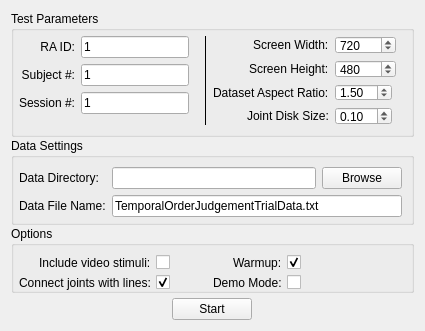
<?xml version="1.0" encoding="UTF-8"?>
<ui version="4.0">
 <class>Form</class>
 <widget class="QWidget" name="Form">
  <property name="geometry">
   <rect>
    <x>0</x>
    <y>0</y>
    <width>425</width>
    <height>331</height>
   </rect>
  </property>
  <property name="sizePolicy">
   <sizepolicy hsizetype="Fixed" vsizetype="Fixed">
    <horstretch>0</horstretch>
    <verstretch>0</verstretch>
   </sizepolicy>
  </property>
  <property name="minimumSize">
   <size>
    <width>425</width>
    <height>331</height>
   </size>
  </property>
  <property name="maximumSize">
   <size>
    <width>16777215</width>
    <height>16777215</height>
   </size>
  </property>
  <property name="windowTitle">
   <string>Setup</string>
  </property>
  <layout class="QHBoxLayout" name="horizontalLayout_8">
   <item>
    <layout class="QVBoxLayout" name="verticalLayout" stretch="0,0,0,1">
     <property name="spacing">
      <number>1</number>
     </property>
     <item>
      <widget class="QGroupBox" name="groupBox">
       <property name="title">
        <string>Test Parameters</string>
       </property>
       <layout class="QHBoxLayout" name="horizontalLayout_4">
        <property name="leftMargin">
         <number>5</number>
        </property>
        <property name="topMargin">
         <number>5</number>
        </property>
        <item>
         <layout class="QHBoxLayout" name="horizontalLayout_2" stretch="1,0,1">
          <item>
           <layout class="QFormLayout" name="formLayout">
            <property name="labelAlignment">
             <set>Qt::AlignRight|Qt::AlignTrailing|Qt::AlignVCenter</set>
            </property>
            <property name="rightMargin">
             <number>6</number>
            </property>
            <item row="0" column="0">
             <widget class="QLabel" name="label">
              <property name="text">
               <string>RA ID:</string>
              </property>
              <property name="alignment">
               <set>Qt::AlignRight|Qt::AlignTrailing|Qt::AlignVCenter</set>
              </property>
             </widget>
            </item>
            <item row="0" column="1">
             <widget class="QLineEdit" name="tbRAID">
              <property name="sizePolicy">
               <sizepolicy hsizetype="Fixed" vsizetype="Fixed">
                <horstretch>0</horstretch>
                <verstretch>0</verstretch>
               </sizepolicy>
              </property>
              <property name="text">
               <string>1</string>
              </property>
             </widget>
            </item>
            <item row="1" column="0">
             <widget class="QLabel" name="label_2">
              <property name="text">
               <string>Subject #:</string>
              </property>
              <property name="alignment">
               <set>Qt::AlignRight|Qt::AlignTrailing|Qt::AlignVCenter</set>
              </property>
             </widget>
            </item>
            <item row="1" column="1">
             <widget class="QLineEdit" name="tbSubjID">
              <property name="sizePolicy">
               <sizepolicy hsizetype="Fixed" vsizetype="Fixed">
                <horstretch>0</horstretch>
                <verstretch>0</verstretch>
               </sizepolicy>
              </property>
              <property name="text">
               <string>1</string>
              </property>
             </widget>
            </item>
            <item row="2" column="0">
             <widget class="QLabel" name="label_3">
              <property name="text">
               <string>Session #:</string>
              </property>
             </widget>
            </item>
            <item row="2" column="1">
             <widget class="QLineEdit" name="tbSessionID">
              <property name="sizePolicy">
               <sizepolicy hsizetype="Fixed" vsizetype="Fixed">
                <horstretch>0</horstretch>
                <verstretch>0</verstretch>
               </sizepolicy>
              </property>
              <property name="text">
               <string>1</string>
              </property>
             </widget>
            </item>
           </layout>
          </item>
          <item>
           <widget class="Line" name="line">
            <property name="sizePolicy">
             <sizepolicy hsizetype="Fixed" vsizetype="Minimum">
              <horstretch>0</horstretch>
              <verstretch>0</verstretch>
             </sizepolicy>
            </property>
            <property name="frameShadow">
             <enum>QFrame::Plain</enum>
            </property>
            <property name="orientation">
             <enum>Qt::Vertical</enum>
            </property>
           </widget>
          </item>
          <item>
           <layout class="QFormLayout" name="formLayout_2">
            <property name="labelAlignment">
             <set>Qt::AlignRight|Qt::AlignTrailing|Qt::AlignVCenter</set>
            </property>
            <property name="formAlignment">
             <set>Qt::AlignLeading|Qt::AlignLeft|Qt::AlignTop</set>
            </property>
            <property name="rightMargin">
             <number>6</number>
            </property>
            <item row="0" column="1">
             <widget class="QSpinBox" name="sbScreenWidth">
              <property name="sizePolicy">
               <sizepolicy hsizetype="Fixed" vsizetype="Fixed">
                <horstretch>0</horstretch>
                <verstretch>0</verstretch>
               </sizepolicy>
              </property>
              <property name="minimum">
               <number>1</number>
              </property>
              <property name="maximum">
               <number>10000</number>
              </property>
              <property name="value">
               <number>720</number>
              </property>
             </widget>
            </item>
            <item row="1" column="0">
             <widget class="QLabel" name="screenHeightLabel">
              <property name="text">
               <string>Screen Height:</string>
              </property>
             </widget>
            </item>
            <item row="2" column="0">
             <widget class="QLabel" name="datasetAspectRatioLabel">
              <property name="text">
               <string>Dataset Aspect Ratio:</string>
              </property>
             </widget>
            </item>
            <item row="2" column="1">
             <widget class="QDoubleSpinBox" name="sbAspRatio">
              <property name="sizePolicy">
               <sizepolicy hsizetype="Fixed" vsizetype="Fixed">
                <horstretch>0</horstretch>
                <verstretch>0</verstretch>
               </sizepolicy>
              </property>
              <property name="singleStep">
               <double>0.100000000000000</double>
              </property>
              <property name="value">
               <double>1.500000000000000</double>
              </property>
             </widget>
            </item>
            <item row="3" column="0">
             <widget class="QLabel" name="jointDiskSizeLabel">
              <property name="text">
               <string>Joint Disk Size:</string>
              </property>
             </widget>
            </item>
            <item row="3" column="1">
             <widget class="QDoubleSpinBox" name="sbJointSize">
              <property name="sizePolicy">
               <sizepolicy hsizetype="Fixed" vsizetype="Fixed">
                <horstretch>0</horstretch>
                <verstretch>0</verstretch>
               </sizepolicy>
              </property>
              <property name="maximum">
               <double>10.000000000000000</double>
              </property>
              <property name="singleStep">
               <double>0.050000000000000</double>
              </property>
              <property name="value">
               <double>0.100000000000000</double>
              </property>
             </widget>
            </item>
            <item row="0" column="0">
             <widget class="QLabel" name="screenWidthLabel">
              <property name="text">
               <string>Screen Width:</string>
              </property>
             </widget>
            </item>
            <item row="1" column="1">
             <widget class="QSpinBox" name="sbScreenHeight">
              <property name="sizePolicy">
               <sizepolicy hsizetype="Fixed" vsizetype="Fixed">
                <horstretch>0</horstretch>
                <verstretch>0</verstretch>
               </sizepolicy>
              </property>
              <property name="minimum">
               <number>240</number>
              </property>
              <property name="maximum">
               <number>10000</number>
              </property>
              <property name="value">
               <number>480</number>
              </property>
             </widget>
            </item>
           </layout>
          </item>
         </layout>
        </item>
       </layout>
      </widget>
     </item>
     <item>
      <widget class="QGroupBox" name="groupBox_2">
       <property name="title">
        <string>Data Settings</string>
       </property>
       <layout class="QHBoxLayout" name="horizontalLayout_5">
        <property name="leftMargin">
         <number>5</number>
        </property>
        <property name="bottomMargin">
         <number>5</number>
        </property>
        <item>
         <layout class="QFormLayout" name="formLayout_3">
          <item row="0" column="0">
           <widget class="QLabel" name="label_4">
            <property name="text">
             <string>Data Directory:</string>
            </property>
           </widget>
          </item>
          <item row="0" column="1">
           <layout class="QHBoxLayout" name="horizontalLayout">
            <item>
             <widget class="QLineEdit" name="tbDataDirectory"/>
            </item>
            <item>
             <widget class="QPushButton" name="btBrowse">
              <property name="text">
               <string>Browse</string>
              </property>
             </widget>
            </item>
           </layout>
          </item>
          <item row="1" column="0">
           <widget class="QLabel" name="dataFileNameLabel">
            <property name="text">
             <string>Data File Name:</string>
            </property>
           </widget>
          </item>
          <item row="1" column="1">
           <widget class="QLineEdit" name="tbDataName">
            <property name="text">
             <string>TemporalOrderJudgementTrialData.txt</string>
            </property>
           </widget>
          </item>
         </layout>
        </item>
       </layout>
      </widget>
     </item>
     <item>
      <widget class="QGroupBox" name="groupBox_3">
       <property name="title">
        <string>Options</string>
       </property>
       <layout class="QHBoxLayout" name="horizontalLayout_6">
        <property name="spacing">
         <number>5</number>
        </property>
        <property name="leftMargin">
         <number>5</number>
        </property>
        <property name="bottomMargin">
         <number>0</number>
        </property>
        <item>
         <layout class="QHBoxLayout" name="horizontalLayout_3" stretch="0,0">
          <item>
           <layout class="QFormLayout" name="formLayout_6">
            <property name="labelAlignment">
             <set>Qt::AlignRight|Qt::AlignTrailing|Qt::AlignVCenter</set>
            </property>
            <item row="0" column="0">
             <widget class="QLabel" name="includeVideoStimuliLabel">
              <property name="text">
               <string>Include video stimuli:</string>
              </property>
             </widget>
            </item>
            <item row="0" column="1">
             <widget class="QCheckBox" name="cbVidStim">
              <property name="sizePolicy">
               <sizepolicy hsizetype="Fixed" vsizetype="Fixed">
                <horstretch>0</horstretch>
                <verstretch>0</verstretch>
               </sizepolicy>
              </property>
             </widget>
            </item>
            <item row="1" column="0">
             <widget class="QLabel" name="connectJointsWithLinesLabel">
              <property name="text">
               <string>Connect joints with lines:</string>
              </property>
             </widget>
            </item>
            <item row="1" column="1">
             <widget class="QCheckBox" name="cbLines">
              <property name="sizePolicy">
               <sizepolicy hsizetype="Fixed" vsizetype="Fixed">
                <horstretch>0</horstretch>
                <verstretch>0</verstretch>
               </sizepolicy>
              </property>
              <property name="checked">
               <bool>true</bool>
              </property>
             </widget>
            </item>
           </layout>
          </item>
          <item>
           <layout class="QFormLayout" name="formLayout_5">
            <property name="sizeConstraint">
             <enum>QLayout::SetDefaultConstraint</enum>
            </property>
            <property name="fieldGrowthPolicy">
             <enum>QFormLayout::AllNonFixedFieldsGrow</enum>
            </property>
            <property name="labelAlignment">
             <set>Qt::AlignRight|Qt::AlignTrailing|Qt::AlignVCenter</set>
            </property>
            <item row="0" column="0">
             <widget class="QLabel" name="warmupLabel">
              <property name="text">
               <string>Warmup:</string>
              </property>
             </widget>
            </item>
            <item row="0" column="1">
             <widget class="QCheckBox" name="cbWarmup">
              <property name="sizePolicy">
               <sizepolicy hsizetype="Fixed" vsizetype="Fixed">
                <horstretch>0</horstretch>
                <verstretch>0</verstretch>
               </sizepolicy>
              </property>
              <property name="checked">
               <bool>true</bool>
              </property>
             </widget>
            </item>
            <item row="1" column="0">
             <widget class="QLabel" name="demoModeLabel">
              <property name="text">
               <string>Demo Mode:</string>
              </property>
             </widget>
            </item>
            <item row="1" column="1">
             <widget class="QCheckBox" name="cbDemo">
              <property name="sizePolicy">
               <sizepolicy hsizetype="Fixed" vsizetype="Fixed">
                <horstretch>0</horstretch>
                <verstretch>0</verstretch>
               </sizepolicy>
              </property>
             </widget>
            </item>
           </layout>
          </item>
         </layout>
        </item>
       </layout>
      </widget>
     </item>
     <item>
      <layout class="QHBoxLayout" name="horizontalLayout_7">
       <property name="spacing">
        <number>5</number>
       </property>
       <property name="topMargin">
        <number>4</number>
       </property>
       <property name="rightMargin">
        <number>0</number>
       </property>
       <property name="bottomMargin">
        <number>0</number>
       </property>
       <item>
        <widget class="QPushButton" name="btStart">
         <property name="sizePolicy">
          <sizepolicy hsizetype="Fixed" vsizetype="Fixed">
           <horstretch>0</horstretch>
           <verstretch>0</verstretch>
          </sizepolicy>
         </property>
         <property name="text">
          <string>Start</string>
         </property>
        </widget>
       </item>
      </layout>
     </item>
    </layout>
   </item>
  </layout>
 </widget>
 <resources/>
 <connections/>
</ui>
